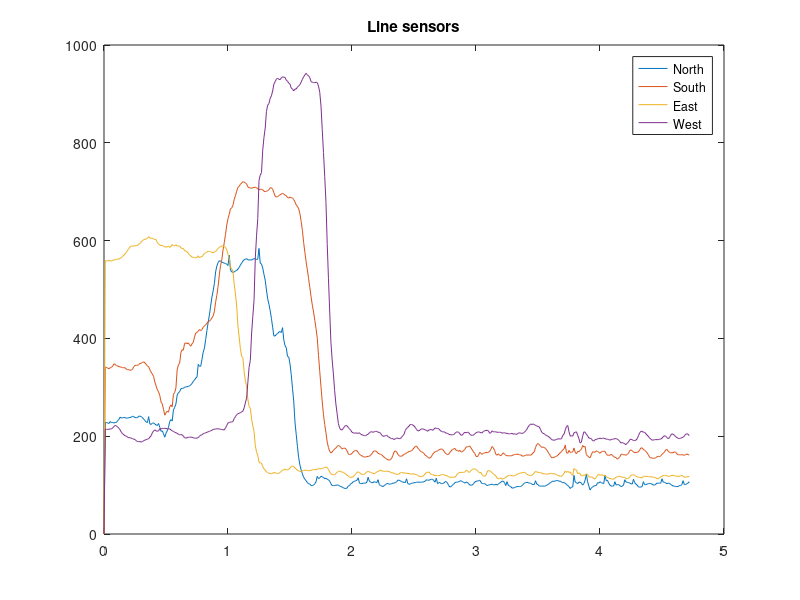
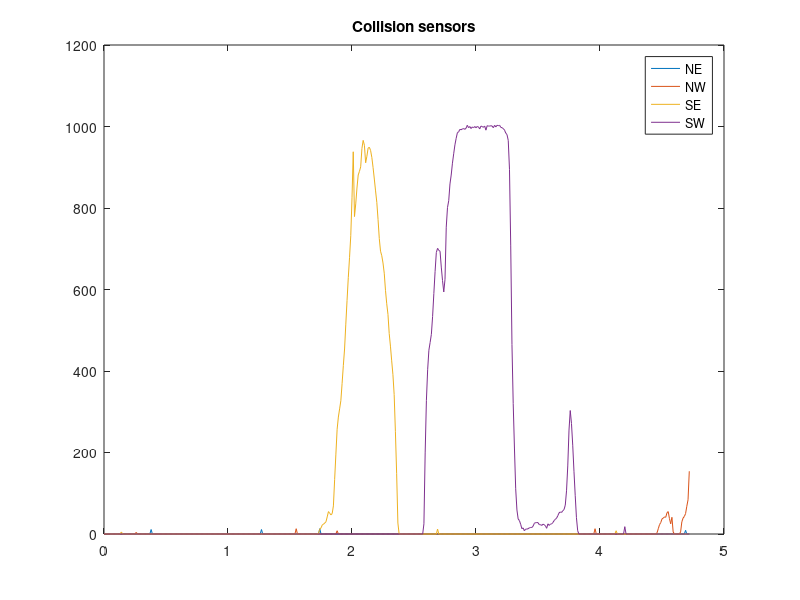
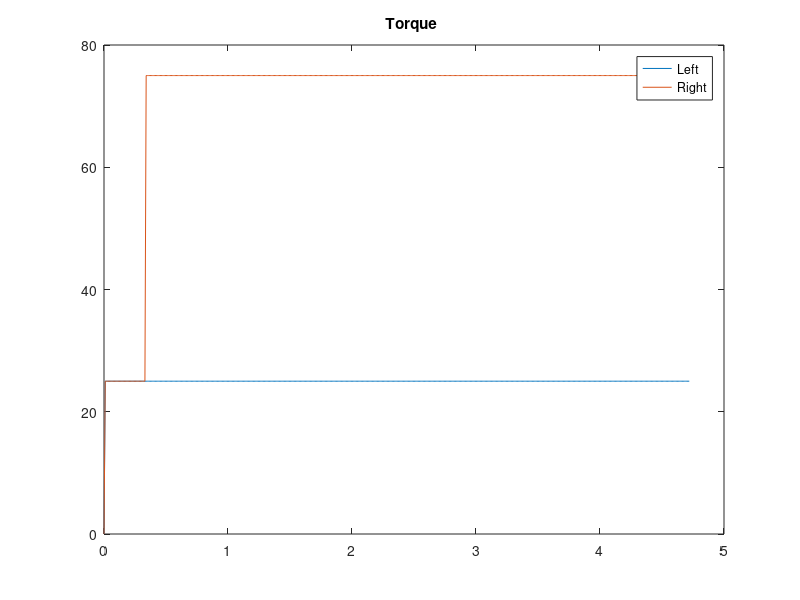

These figures' MATLAB source, in order:
v = dlmread("RV_trace.txt");

leftpos = rot90(v(:, 8));
rightpos = rot90(v(:, 9));
leftdc = rot90(v(:, 5));
rightdc = rot90(v(:, 7));
leftdir = rot90(v(:, 4));
rightdir = rot90(v(:, 6));

north = rot90(v(:, 22));
east = rot90(v(:, 23));
south = rot90(v(:, 24));
west = rot90(v(:, 25));

col_ne = rot90(v(:, 18));
col_se = rot90(v(:, 19));
col_sw = rot90(v(:, 20));
col_nw = rot90(v(:, 21));

tq_left = rot90(v(:, 5));
tq_right = rot90(v(:, 7));



T = [0:columns(leftpos)-1];
T = [ T .* 0.01 ];

figure(1);
plot (T, north, T, south, T, east, T, west);
title("Line sensors");
legend ("North", "South", "East", "West");

figure(2);
plot (T, col_ne, T, col_nw, T, col_se, T, col_sw);
title("Collision sensors");
legend ("NE", "NW", "SE", "SW");

figure(3);
plot (T, tq_left, T, tq_right);
title("Torque ");
legend ("Left", "Right");

